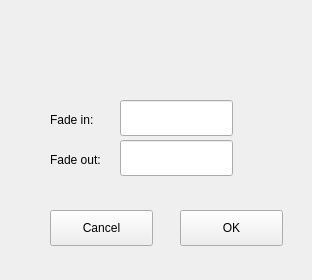
<?xml version="1.0" encoding="UTF-8"?>
<ui version="4.0">
 <class>Form</class>
 <widget class="QWidget" name="Form">
  <property name="geometry">
   <rect>
    <x>0</x>
    <y>0</y>
    <width>312</width>
    <height>280</height>
   </rect>
  </property>
  <property name="windowTitle">
   <string>Form</string>
  </property>
  <widget class="QPushButton" name="okButton">
   <property name="geometry">
    <rect>
     <x>180</x>
     <y>210</y>
     <width>103</width>
     <height>36</height>
    </rect>
   </property>
   <property name="text">
    <string>OK</string>
   </property>
  </widget>
  <widget class="QLineEdit" name="lineEdit2">
   <property name="geometry">
    <rect>
     <x>120</x>
     <y>140</y>
     <width>113</width>
     <height>36</height>
    </rect>
   </property>
  </widget>
  <widget class="QPushButton" name="cancelButton">
   <property name="geometry">
    <rect>
     <x>50</x>
     <y>210</y>
     <width>103</width>
     <height>36</height>
    </rect>
   </property>
   <property name="text">
    <string>Cancel</string>
   </property>
  </widget>
  <widget class="QLabel" name="line2Label">
   <property name="geometry">
    <rect>
     <x>50</x>
     <y>150</y>
     <width>66</width>
     <height>19</height>
    </rect>
   </property>
   <property name="text">
    <string>Fade out:</string>
   </property>
  </widget>
  <widget class="QLabel" name="titleLabel">
   <property name="geometry">
    <rect>
     <x>20</x>
     <y>10</y>
     <width>271</width>
     <height>61</height>
    </rect>
   </property>
   <property name="styleSheet">
    <string notr="true">font: 13pt &quot;Cantarell&quot;;</string>
   </property>
   <property name="text">
    <string/>
   </property>
  </widget>
  <widget class="QLineEdit" name="lineEdit1">
   <property name="geometry">
    <rect>
     <x>120</x>
     <y>100</y>
     <width>113</width>
     <height>36</height>
    </rect>
   </property>
  </widget>
  <widget class="QLabel" name="line1Label">
   <property name="geometry">
    <rect>
     <x>50</x>
     <y>110</y>
     <width>61</width>
     <height>20</height>
    </rect>
   </property>
   <property name="text">
    <string>Fade in:</string>
   </property>
  </widget>
 </widget>
 <resources/>
 <connections/>
</ui>
